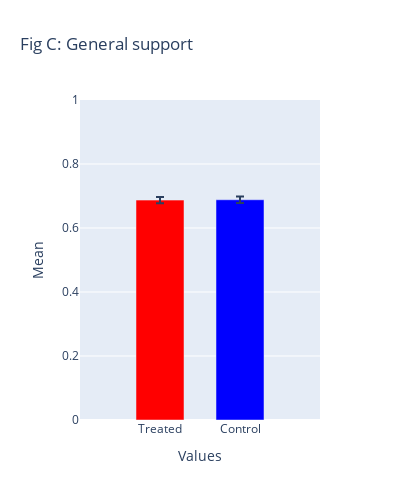

The notebook cell saved with this chart:
### Markdown cell above
### Overall support

### Code cell
conjoint = pd.read_csv(OUT / "data" / "data_long.csv")

treated = conjoint[conjoint['treatment_status'] == 1]
control = conjoint[conjoint['treatment_status'] == 0]
labels = ["Treated", "Control"]

avg_support_treated = treated['support'].astype(int).mean()
std_support_treated = treated['support'].astype(int).std()
nobs_support_treated = len(treated['support'])

avg_support_control = control['support'].astype(int).mean()
std_support_control = control['support'].astype(int).std()
nobs_support_control = len(control['support'])

values = [avg_support_treated, avg_support_control]
std_dev = [std_support_treated, std_support_control]
labels = ["Treated", "Control"]

# Calculate confidence intervals (assuming a normal distribution)
confidence_intervals_treated = [(avg_support_treated - 1.96 * (std_support_treated / (nobs_support_treated) ** 0.5)), avg_support_treated + 1.96 * (std_support_treated / (nobs_support_treated) ** 0.5)]
confidence_intervals_control = [(avg_support_control - 1.96 * (std_support_control / (nobs_support_treated) ** 0.5)), avg_support_control + 1.96 * (std_support_control / (nobs_support_control) ** 0.5)]


# Create a bar plot with error bars representing confidence intervals
fig = go.Figure()

fig.add_trace(go.Bar(
    x=labels,
    y=values,
    error_y=dict(
                type='data',
                array=[max(confidence_intervals_treated) - values[0], max(confidence_intervals_control) - values[1]],
                arrayminus=[values[0] - min(confidence_intervals_treated), values[1] - min(confidence_intervals_control)],
                visible=True
            ),
    name='Values',
    marker_color=['red', 'blue'],
    width=0.6
))

fig.update_layout(yaxis_range=[0, 1], xaxis_range=[-1,2], width=400, height=500)
# Customize the layout
fig.update_layout(
    title='Fig C: General support',
    xaxis=dict(title='Values'),
    yaxis=dict(title='Mean'),
    barmode='group',
    bargap=0.1
    
)

# Show the plot
fig.show()

### Figure 1 — Plotly figure (JSON) as saved in the notebook; plotly's stock layout.template omitted (floating-point values rounded to 4 significant figures)
{"data": [{"error_y": {"array": [0.009973, 0.009885], "arrayminus": [0.009973, 0.009964], "type": "data", "visible": true}, "marker": {"color": ["red", "blue"]}, "name": "Values", "type": "bar", "width": 0.6, "x": ["Treated", "Control"], "y": [0.6871, 0.6882]}], "layout": {"bargap": 0.1, "barmode": "group", "height": 500, "title": {"text": "Fig C: General support"}, "width": 400, "xaxis": {"range": [-1, 2], "title": {"text": "Values"}}, "yaxis": {"range": [0, 1], "title": {"text": "Mean"}}}}
